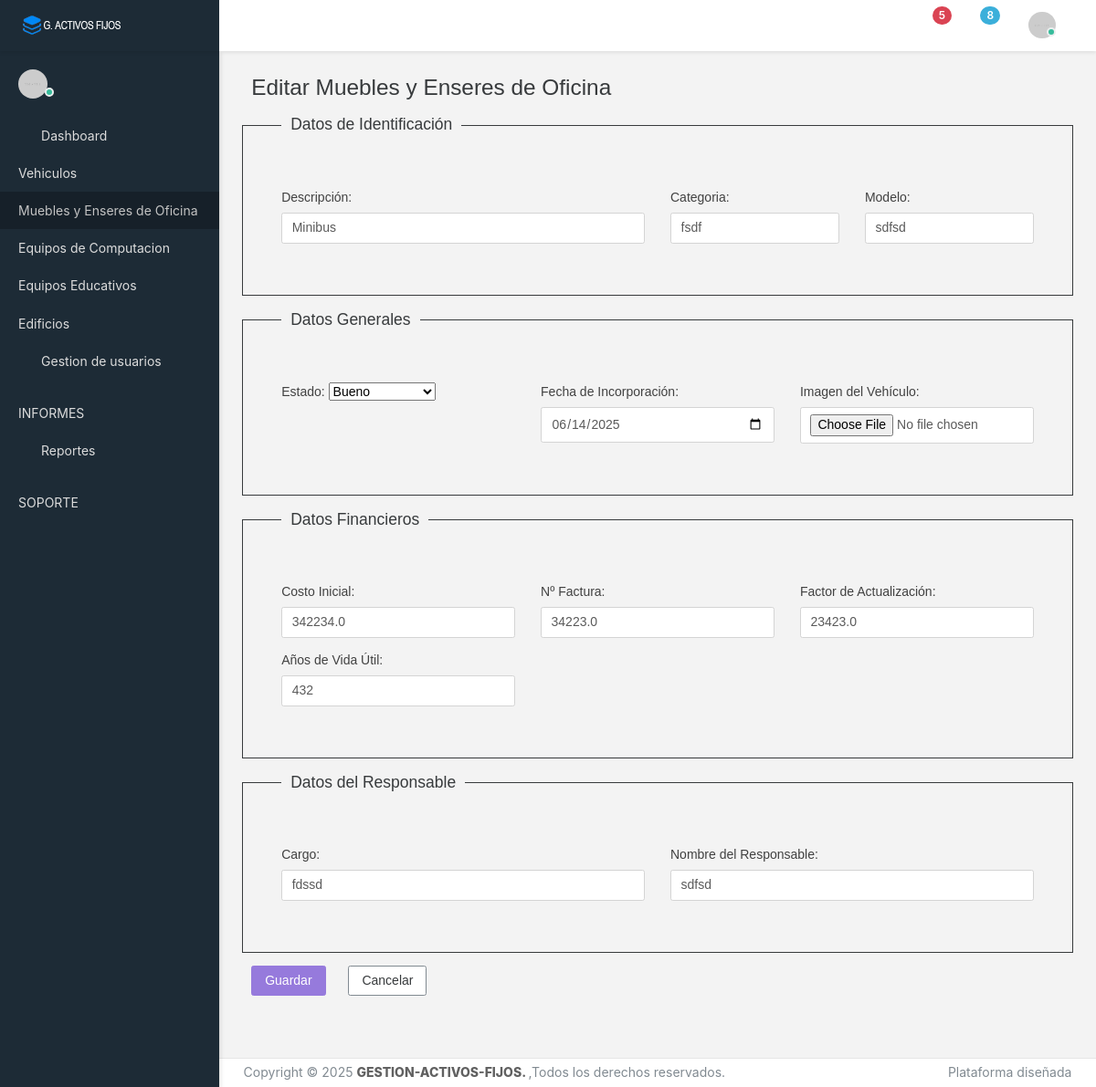
Page /muebles/edit/1 on the earlier database version.
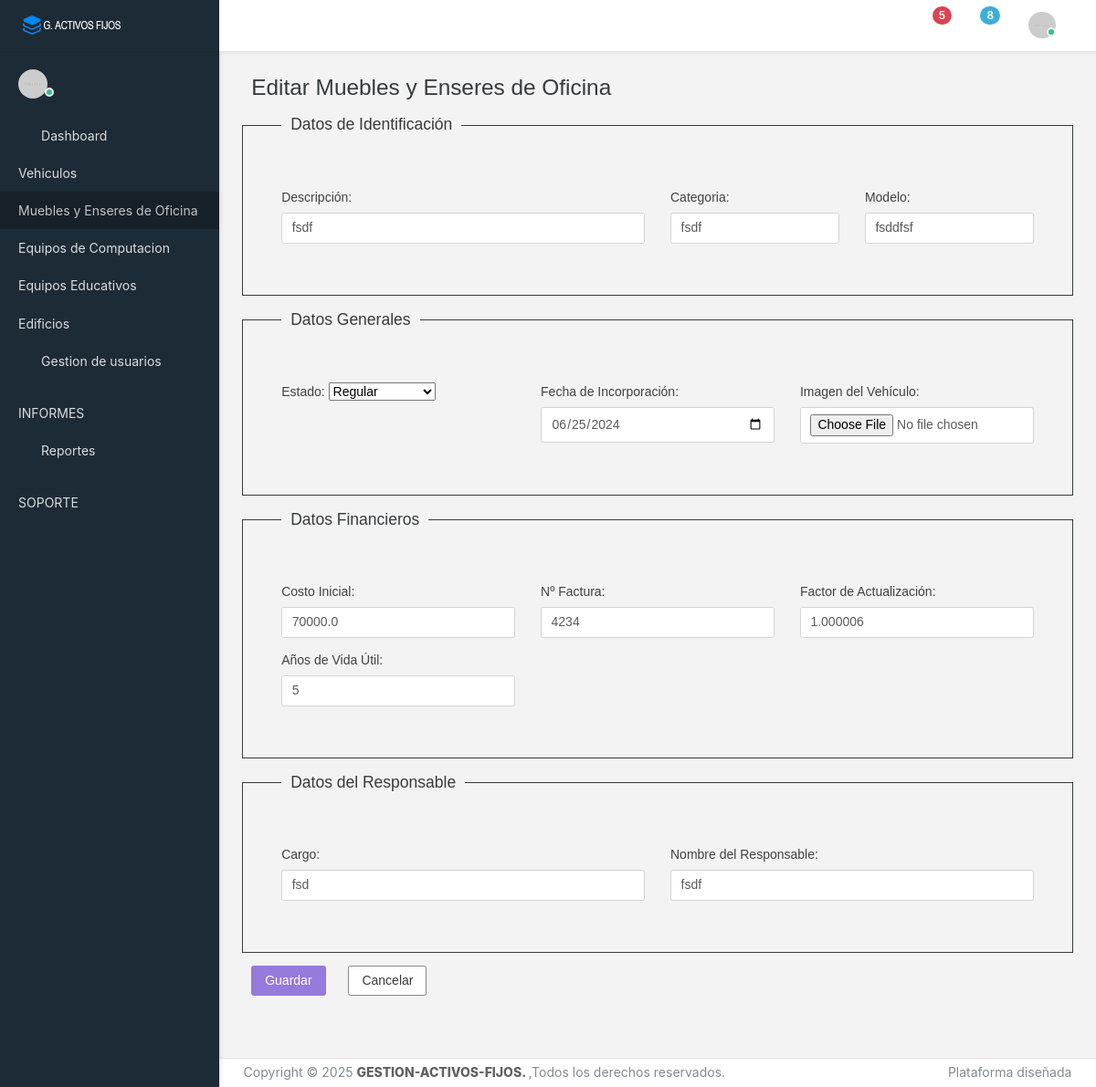
Same page on the later database version.
### models/muebles_enseres_model.py (models this page shows, shortened)
class Mueble(db.Model):
    __tablename__ = 'muebles'
    id = db.Column(db.Integer, primary_key=True)
    descripcion = db.Column(db.String(100), nullable=False)
    categoria = db.Column(db.String(50), nullable=False)
    modelo = db.Column(db.String(50), nullable=False)
    estado = db.Column(db.String(30), nullable=False)
    costo_inicial = db.Column(db.Float, nullable=False)
    fecha_incorporacion = db.Column(db.Date, nullable=False)
    factura = db.Column(db.Integer, nullable=False)
    años_vida_util = db.Column(db.Integer, nullable=False)
    factor_de_actualizacion = db.Column(db.Float, nullable=False)
    imagen = db.Column(db.String(255))
    cargo = db.Column(db.String(100))
    responsable = db.Column(db.String(100))
    user_id = db.Column(db.Integer, db.ForeignKey('users.id'), nullable=False)
    @classmethod
    def get_by_id(cls, id_mueble):
        return cls.query.filter_by(id=id_mueble).first()

### controllers/muebles_enseres_controller.py (the view, shortened to what this page needs)
@mueble_bp.route('/edit/<int:id>', methods=['GET', 'POST'])
def edit(id):
    mueble = Mueble.get_by_id(id)
    return muebles_enseres_view.edit(mueble)

### app.py (called while the page is built)
@app.context_processor
def utility_functions():
    def is_active(path):
        return 'active' if request.path.startswith(path) else ''
    return dict(is_active=is_active)

### views/muebles_enseres_view.py (called while the page is built)
def edit(mueble):
    return render_template('muebles_enseres/edit.html', mueble=mueble)

### templates/muebles_enseres/edit.html (shortened to what the changed rows need)
{% extends 'base.html' %}
{% block content %}
<link href="{{ url_for('static', filename='css/style3.css') }}" rel="stylesheet">
<div class="content">
    <div class="content-wrapper">
        <h2 class="mb-4">Editar Muebles y Enseres de Oficina</h2>
        <form method="post" enctype="multipart/form-data">
            <fieldset class="border p-3 mb-4">
                <div class="row">
                    <div class="col-md-6">
                        <label for="descripcion" class="form-label">Descripción:</label>
                        <input type="text" class="form-control" id="descripcion" name="descripcion" required
                            value="{{ mueble.descripcion }}">
                    </div>
                    <div class="col-md-3">
                        <label for="categoria" class="form-label">Categoria:</label>
                        <input type="text" class="form-control" id="categoria" name="categoria" required
                            value="{{ mueble.categoria }}">
                    </div>
                    <div class="col-md-3">
                        <label for="modelo" class="form-label">Modelo:</label>
                        <input type="text" class="form-control" id="modelo" name="modelo" required
                            value="{{ mueble.modelo }}">
                    </div>
                </div>
            </fieldset>
            <fieldset class="border p-3 mb-4">
                <div class="row">
                    <div class="col-md-4">
                        <label for="estado" class="form-label">Estado:</label>
                        <select class="form-select" id="estado" name="estado" required>
                            <option value="Bueno" {% if mueble.estado=='Bueno' %}selected{% endif %}>Bueno</option>
                            <option value="Regular" {% if mueble.estado=='Regular' %}selected{% endif %}>Regular
                            </option>
                        </select>
                    </div>
                    <div class="col-md-4">
                        <label for="fecha_incorporacion" class="form-label">Fecha de Incorporación:</label>
                        <input type="date" class="form-control" id="fecha_incorporacion" name="fecha_incorporacion"
                            required
                            value="{{ mueble.fecha_incorporacion.strftime('%Y-%m-%d') if mueble.fecha_incorporacion }}">
                    </div>
                </div>
            </fieldset>
            <fieldset class="border p-3 mb-4">
                <div class="row">
                    <div class="col-md-4">
                        <label for="costo_inicial" class="form-label">Costo Inicial:</label>
                        <input type="number" step="0.01" class="form-control" id="costo_inicial" min="0"
                            name="costo_inicial" required value="{{ mueble.costo_inicial }}">
                    </div>
                    <div class="col-md-4">
                        <label for="factura" class="form-label">Nº Factura:</label>
                        <input type="number" step="0.01" class="form-control" id="factura" min="0" name="factura"
                            required value="{{ mueble.factura }}">
                    </div>
                    <div class="col-md-4">
                        <label for="factor_de_actualizacion" class="form-label">Factor de Actualización:</label>
                        <input type="number" step="0.00000001" class="form-control" id="factor_de_actualizacion" min="0"
                            name="factor_de_actualizacion" required value="{{ mueble.factor_de_actualizacion }}">
                    </div>
                    <div class="col-md-4">
                        <label for="años_vida_util" class="form-label">Años de Vida Útil:</label>
                        <input type="number" class="form-control" id="años_vida_util" name="años_vida_util" min="1"
                            required value="{{ mueble.años_vida_util }}">
                    </div>
                </div>
            </fieldset>
            <fieldset class="border p-3 mb-4">
                <div class="row">
                    <div class="col-md-6">
                        <label for="cargo" class="form-label">Cargo:</label>
                        <input type="text" class="form-control" id="cargo" name="cargo" value="{{ mueble.cargo }}">
                    </div>
                    <div class="col-md-6">
                        <label for="responsable" class="form-label">Nombre del Responsable:</label>
                        <input type="text" class="form-control" id="responsable" name="responsable"
                            value="{{ mueble.responsable }}">
                    </div>
                </div>
            </fieldset>
            <br>
            <br>
            <br>
        </form>
    </div>
</div>
{% endblock %}

Differences in the rows shown:
changed Mueble "fsdf": descripcion "Minibus" → "fsdf"; modelo "sdfsd" → "fsddfsf"; estado "Bueno" → "Regular"; fecha_incorporacion "06/14/2025" → "06/25/2024"; costo_inicial "342234.0" → "70000.0"; factura "34223.0" → "4234"; factor_de_actualizacion "23423.0" → "1.000006"; años_vida_util "432" → "5"; cargo "fdssd" → "fsd"; responsable "sdfsd" → "fsdf"
